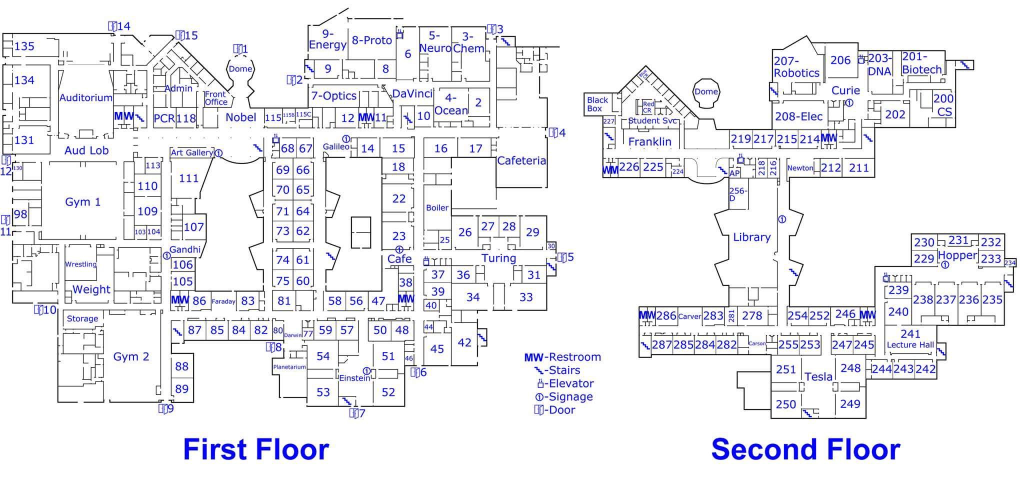
#> input picture map4.JPG, 2048 x 990 px, found by its file name (shown at 1/2 size)
$ python 'tes 2.py'
#> lines starting #> are read from the running program, lines starting #| are printed output that depends on the picture; after the words box and inside, x2 and y2 are one past the last pixel; in counts of white or black regions, pixels touching at a corner belong together
import cv2 as cv
import pytesseract
from PIL import Image

pytesseract.pytesseract.tesseract_cmd = r"C:\Program Files\Tesseract-OCR\tesseract"

# Grayscale, Gaussian blur, Otsu's threshold
image = cv.imread("map4.jpg")
#> image is the input picture: shape (990, 2048, 3); mean B, G, R 242, 238.2, 238.3
gray = cv.cvtColor(image, cv.COLOR_BGR2GRAY)
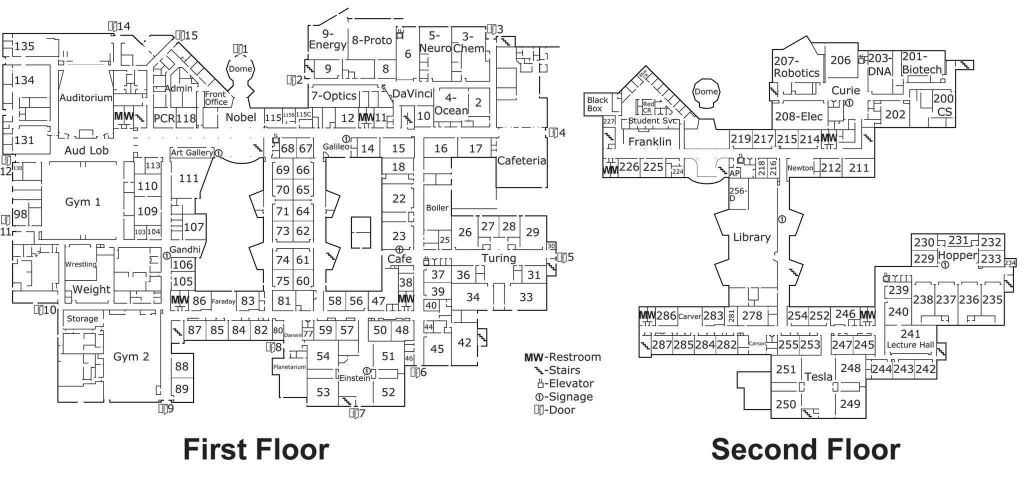
#> gray: shape (990, 2048) (shown at 1/2 size); min 0, max 255, mean 238.7
blur = cv.GaussianBlur(gray, (3,3), 0)
thresh = cv.threshold(blur, 0, 255, cv.THRESH_BINARY_INV + cv.THRESH_OTSU)[1]
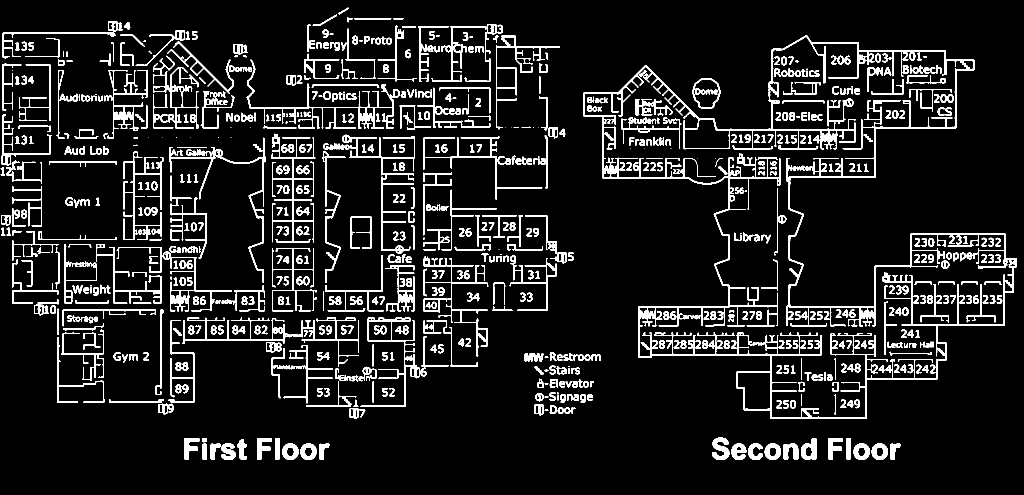
#> thresh: shape (990, 2048) (shown at 1/2 size); 10% white; 834 white regions (45 under 20 px), largest, box (x1, y1, x2, y2) and area: (1167, 70, 2034, 838) 40842, (492, 119, 800, 257) 4035, (364, 635, 718, 733) 3468

# Morph open to remove noise and invert image
kernel = cv.getStructuringElement(cv.MORPH_RECT, (3,3))
opening = cv.morphologyEx(thresh, cv.MORPH_OPEN, kernel, iterations=1)
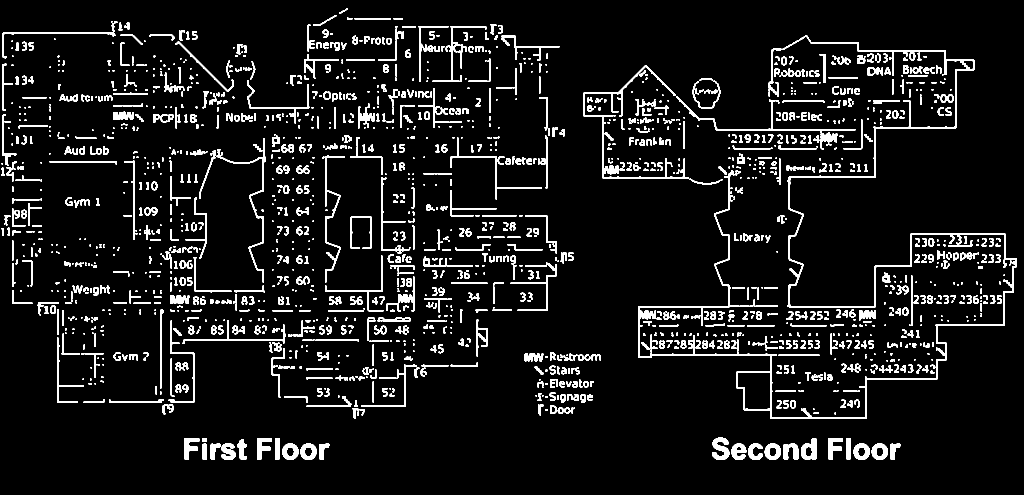
#> opening: shape (990, 2048) (shown at 1/2 size); 7.6% white; 1868 white regions (744 under 20 px), largest, box (x1, y1, x2, y2) and area: (1277, 71, 2034, 838) 14974, (1167, 130, 1711, 357) 4632, (433, 276, 532, 565) 1527
invert = 255 - opening
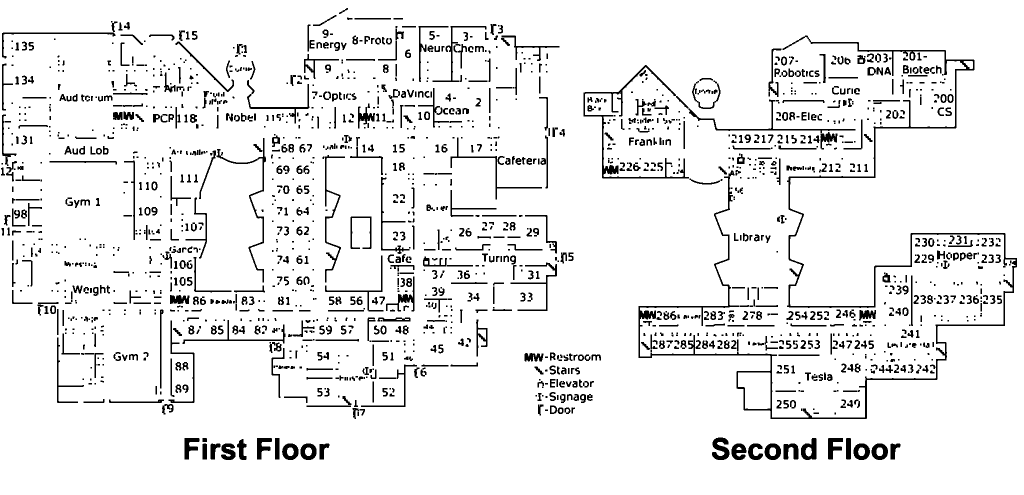
#> invert: shape (990, 2048) (shown at 1/2 size); 92.4% white; 1868 black regions (744 under 20 px), largest, box (x1, y1, x2, y2) and area: (1277, 71, 2034, 838) 14974, (1167, 130, 1711, 357) 4632, (433, 276, 532, 565) 1527
# cv.imshow("Begin", invert)

# Add boxes using pytesseract

pil_img = Image.open("map4.jpg")
pix = pil_img.load()
h, w, c = image.shape
#> h = 990; w = 2048; c = 3

#> (the run stopped early here; a loop or call above may not have finished)

$ run again, with map1.jpg copied over map4.JPG
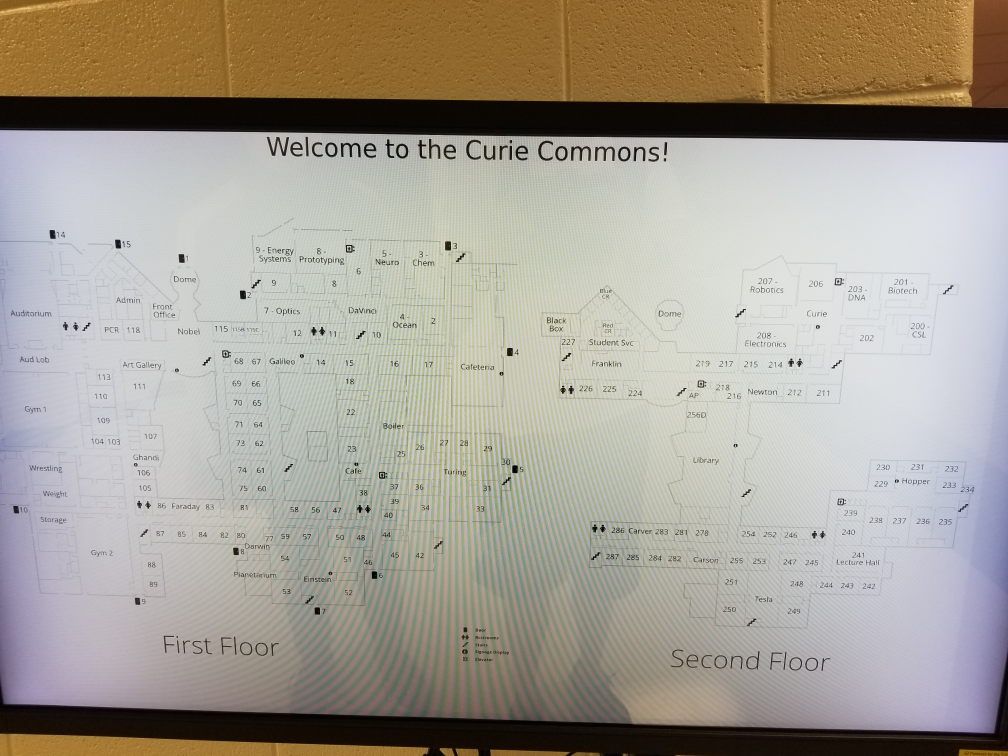
#> input picture map1.jpg, 4032 x 3024 px, found by its file name (shown at 1/4 size)
#> image is the input picture: shape (3024, 4032, 3); mean B, G, R 148.2, 159.3, 165.4
#> `thresh = cv.threshold(blur, 0, 255, cv.THRESH_BINARY_INV + cv.THRESH_O..`:
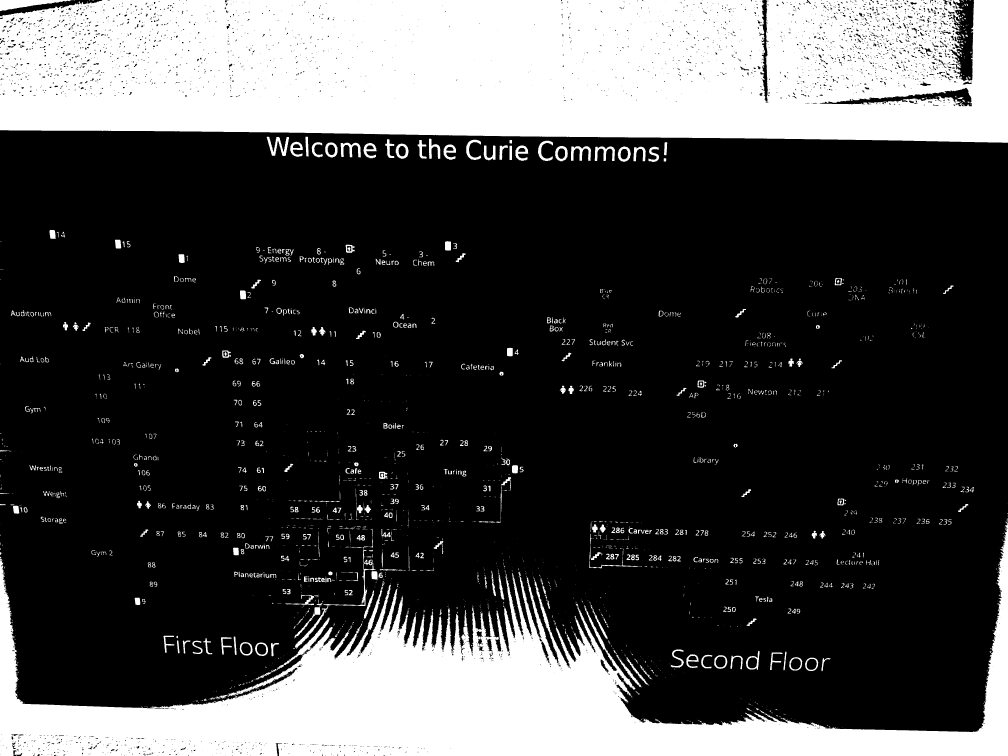
#> thresh: shape (3024, 4032) (shown at 1/4 size); 28.2% white; 2445 white regions (1391 under 20 px), largest, box (x1, y1, x2, y2) and area: (0, 0, 4032, 571) 2101650, (0, 2092, 4032, 3024) 1153034, (0, 0, 285, 45) 6233
#> `opening = cv.morphologyEx(thresh, cv.MORPH_OPEN, kernel, iterations=1)`:
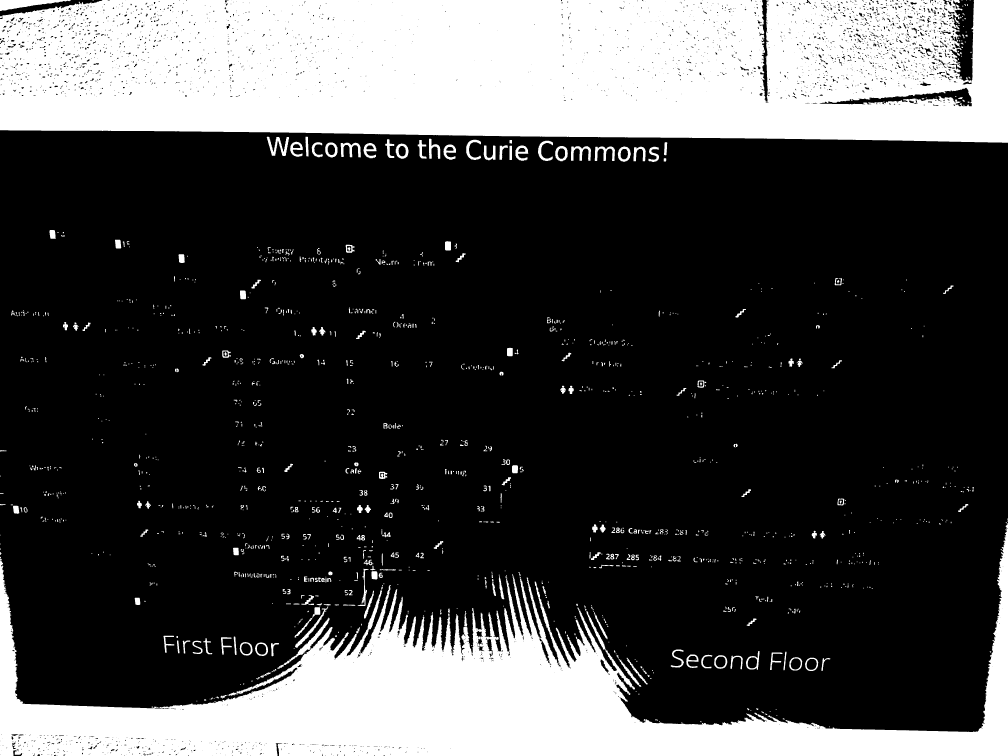
#> opening: shape (3024, 4032) (shown at 1/4 size); 27.8% white; 1600 white regions (747 under 20 px), largest, box (x1, y1, x2, y2) and area: (0, 0, 4032, 571) 2099759, (0, 2093, 4032, 3024) 1143537, (0, 0, 284, 44) 6224

$ run again, with map2.jpg copied over map4.JPG
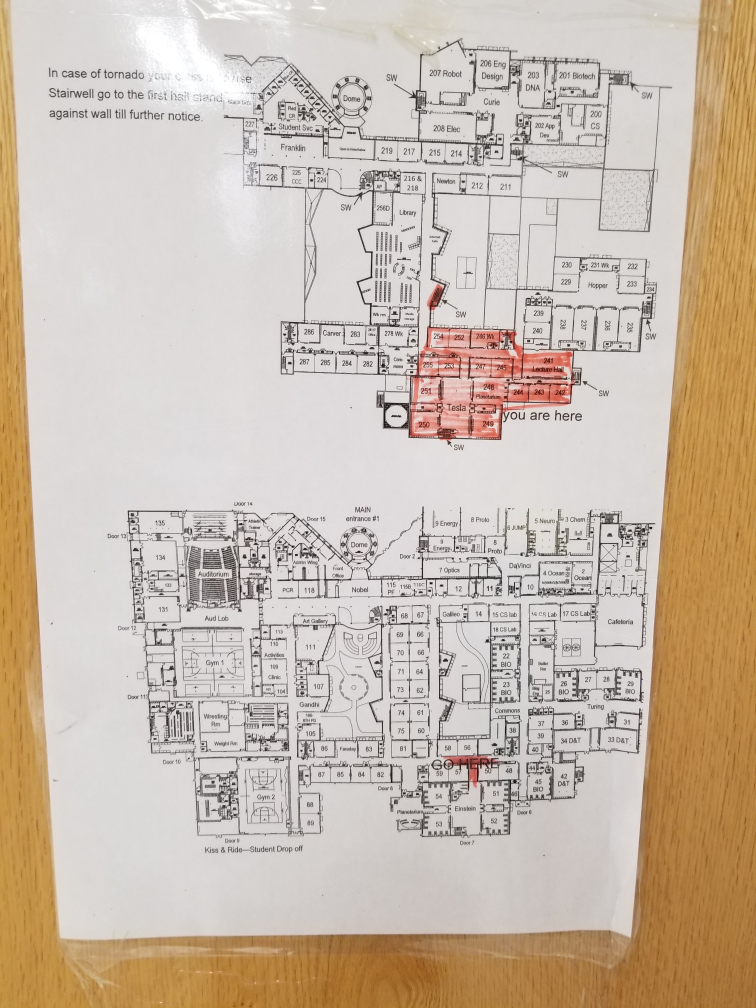
#> input picture map2.jpg, 3024 x 4032 px, found by its file name (shown at 1/4 size)
#> image is the input picture: shape (4032, 3024, 3); mean B, G, R 172.1, 187.6, 202.5
#> `thresh = cv.threshold(blur, 0, 255, cv.THRESH_BINARY_INV + cv.THRESH_O..`:
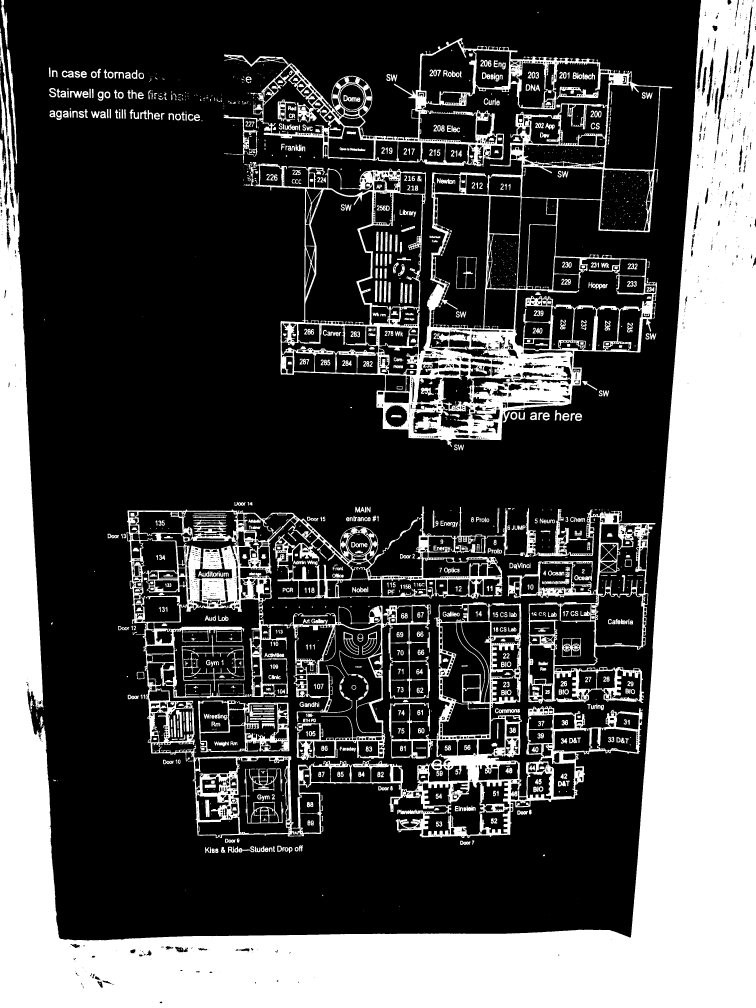
#> thresh: shape (4032, 3024) (shown at 1/4 size); 31% white; 1698 white regions (681 under 20 px), largest, box (x1, y1, x2, y2) and area: (0, 0, 3024, 4032) 2635039, (506, 2025, 2571, 3353) 406106, (895, 152, 2689, 1788) 400247
#> opening: shape (4032, 3024); 30.6% white; 2226 white regions (594 under 20 px), largest, box (x1, y1, x2, y2) and area: (0, 0, 3024, 4032) 2633638, (1023, 152, 2689, 1787) 364198, (689, 2409, 2570, 3352) 165803
#> `pil_img = Image.open("map4.jpg")`:
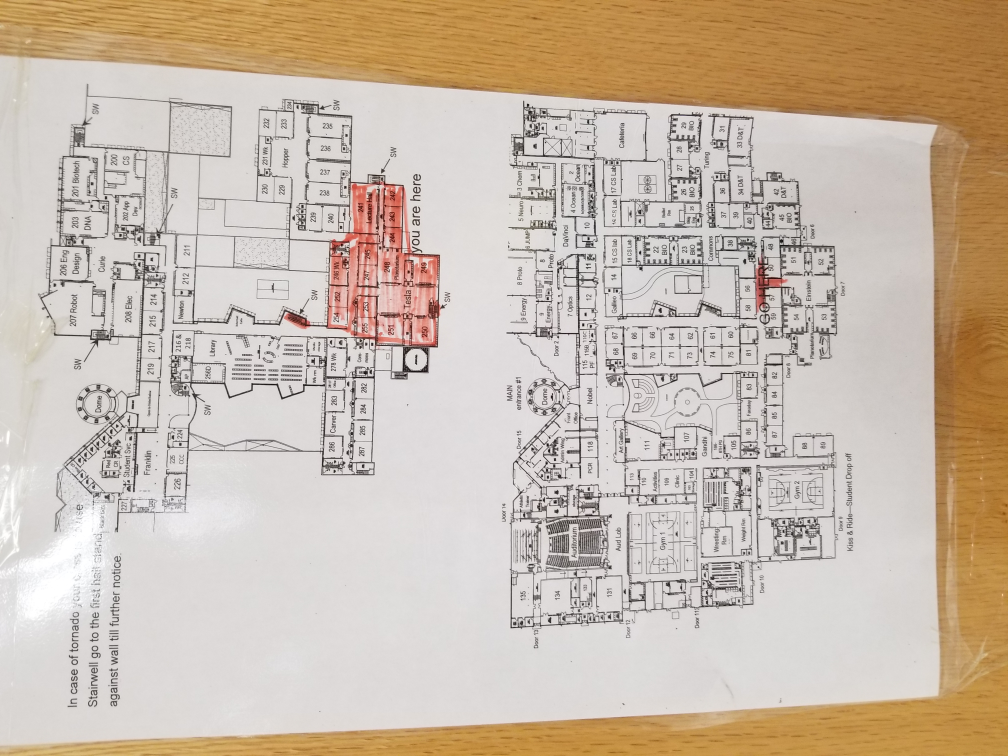
#> pil_img: PIL image 4032x3024 RGB (shown at 1/4 size); mean R, G, B 202.5, 187.6, 172.1
